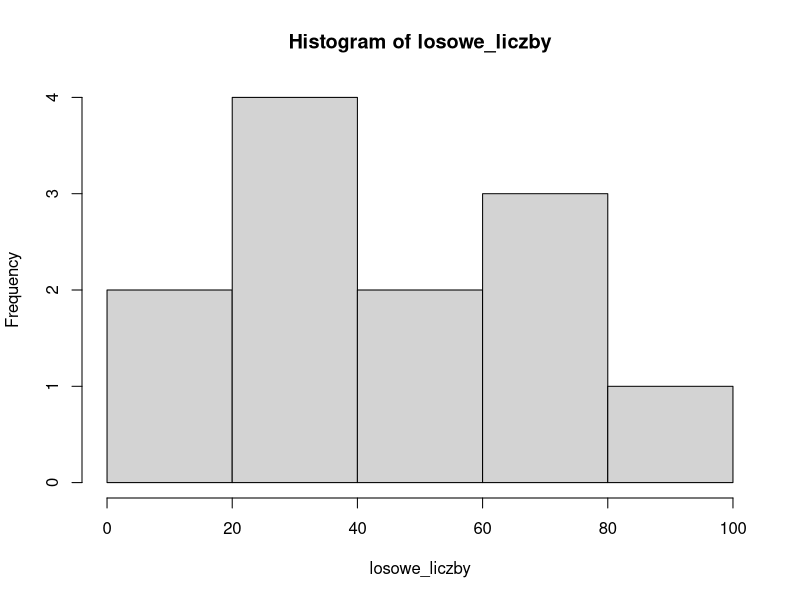

Write R code to recreate this figure.
matrix()
data.frame(1)

?runif

runif(n = 12, 
      min = 0, 
      max = 100
      )

round(2.12431235564643, 2)

?round


round(
  runif(n = 12, 
        min = 0, 
        max = 100
  ), 2)

# propt:
# wygeneruj prostą macierz oraz tabelę (dwie oddzielne zmienne) w R, które zawierają przypadkowe dane o charakterze biologicznym, ale mogą być dobrym przykładem do pokazania różnic między macierzą i tabelą. W kodzie potrzebuję dużo opisów i komentarzy, żeby dokładnie zrozumieć kod, ponieważ dopiero uczą się programować w R. 

# =====================================================================
# CZĘŚĆ 1: MACIERZ (MATRIX)
# Macierz w R to struktura dwuwymiarowa, w której WSZYSTKIE elementy 
# muszą być tego samego typu. Najczęściej są to po prostu liczby.
# 
# Przykład biologiczny: Poziom ekspresji 4 różnych genów w 3 próbkach.
# Ponieważ wszystkie wyniki to liczby, macierz jest tu idealna.
# =====================================================================

# Generujemy losowe liczby z rozkładu jednostajnego (funkcja runif).
# Potrzebujemy 12 liczb (4 geny * 3 próbki). 
# Funkcja round() zaokrągla wyniki do 2 miejsc po przecinku.
losowe_liczby <- round(runif(n = 12, min = 0, max = 100), 2)
head(losowe_liczby)
summary(losowe_liczby)
hist(losowe_liczby)


# Tworzymy macierz za pomocą funkcji matrix()
# Podajemy nasze losowe liczby, ustalamy liczbę wierszy (nrow = 4)
# i liczbę kolumn (ncol = 3).
macierz_ekspresji <- matrix(
  data = losowe_liczby, 
  nrow = 4, 
  ncol = 3
)
macierz_ekspresji


# Aby macierz była czytelna, nadajemy nazwy wierszom (geny) i kolumnom (próbki)
rownames(macierz_ekspresji) <- c("Gen_A", "Gen_B", "Gen_C", "Gen_D")
colnames(macierz_ekspresji) <- c("Probka_1", "Probka_2", "Probka_3")

# Wyświetlamy naszą macierz w konsoli
print("--- MACIERZ EKSPRESJI GENÓW ---")
print(macierz_ekspresji)


# =====================================================================
# CZĘŚĆ 2: TABELA / RAMKA DANYCH (DATA FRAME)
# Ramka danych to również struktura dwuwymiarowa, ale pozwala na to,
# aby każda kolumna zawierała INNY typ danych.
#
# Przykład biologiczny: Karta pacjentów w badaniu klinicznym.
# Będziemy mieli imię (tekst), wiek (liczba) i status choroby (prawda/fałsz).
# =====================================================================

# Tworzymy wektory (pojedyncze kolumny) z różnymi typami danych:

# 1. Kolumna tekstowa (character) - ID lub gatunek badanego zwierzęcia
badany_organizm <- c("Mysz_1", "Mysz_2", "Szczur_1", "Szczur_2")

# 2. Kolumna liczbowa (numeric) - waga organizmu w gramach
waga_g <- c(22.5, 24.1, 305.2, 298.8)

# 3. Kolumna logiczna (logical) - czy organizm ma mutację genetyczną? 
# TRUE oznacza Prawdę, FALSE oznacza Fałsz
obecnosc_mutacji <- c(TRUE, FALSE, TRUE, TRUE)

# Łączymy nasze wektory w jedną ramkę danych za pomocą funkcji data.frame()
tabela_pacjentow <- data.frame(
  Organizm = badany_organizm,
  Waga = waga_g,
  Mutacja = obecnosc_mutacji
)

# Wyświetlamy naszą ramkę danych w konsoli
print("--- TABELA PACJENTÓW (RAMKA DANYCH) ---")
print(tabela_pacjentow)
